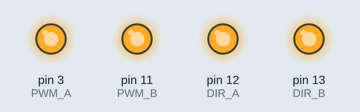
Simulated run of this sketch. Board: Arduino Uno, built with avr-gcc and run on an emulated ATmega328P. On the bench: output pins drawn as LEDs (lit = HIGH).

Above: at 0.1 s.
Timing chart, 0 to 1.6 s (numbered marks = the images above):
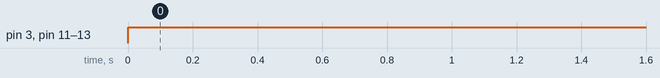

Measured:
- by itself, pin 3 (PWM_A), pin 11 (PWM_B), pin 12 (DIR_A), pin 13 (DIR_B): LOW → HIGH at 0.00 s

The sketch:

sketch_jan19a.ino
```cpp
// Вспоминаем управление моторами
#define PWM_A 3
#define DIR_A 12
#define BRAKE_A 9

#define PWM_B 11
#define DIR_B 13
#define BRAKE_B 8

#define ECHOE 1
#define TRIG 2

#include <EasyUltrasonic.h>

float Kp = 5.1;

int outs_length = 4;
int outs[] = {PWM_A, PWM_B, DIR_A, DIR_B};

void move_(int speed_A, int speed_B) {
  bool dir_a = speed_A > 0 ? 1 : 0;
  bool dir_b = speed_B > 0 ? 1 : 0;

  digitalWrite(DIR_A, dir_a);
  analogWrite(PWM_A, abs(speed_A));

  digitalWrite(DIR_B, dir_b);
  analogWrite(PWM_B, speed_B);
}

EasyUltrasonic dist_sensor;

void setup() {
  // put your setup code here, to run once:
  for (int i = 0; i < outs_length; ++i)
    pinMode(outs[i], OUTPUT);

//  digitalWrite(BRAKE_A, 0);
//  digitalWrite(BRAKE_B, 0);
  dist_sensor.attach(TRIG, ECHOE);
}

// Пишем Пропорциональный регулятор. Выравниваемся по короткой стороне поля
void P_reg(int finish_distance) {
  int dist = dist_sensor.getDistanceCM();

  int error = dist - finish_distance;
  // Если dist > finish_distance, то error > 0, ехать нужно вперед
  // Если dist < finish_distance, то error < 0, ехать нужно назад

  move_(error*Kp, error*Kp);
}

void loop() {
  // put your main code here, to run repeatedly:
//  P_reg(70);
  move_(255, 255);
}
```
